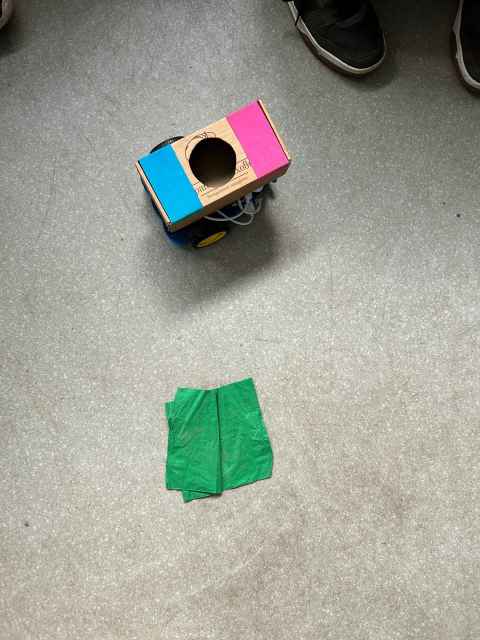
#> input picture image.png, 960 x 1280 px, given in place of the camera (shown at 1/2 size)
$ python camera.py
#> lines starting #> are read from the running program, lines starting #| are printed output that depends on the picture; after the words box and inside, x2 and y2 are one past the last pixel; in counts of white or black regions, pixels touching at a corner belong together
### src/system/camera.py
import cv2
import numpy as np
import math

class CameraProcessor:
    DEFAULT_HSV_RANGES = {
        "green": [40, 40, 40, 95, 255, 255],
        "pink": [140, 60, 80, 175, 255, 255],
        "blue": [95, 80, 80, 128, 255, 255],
    }

    OUTPUT_WINDOW_NAME = "Camera Debug Output"

    KERNEL_MORPH_OPEN = np.ones((5, 5), np.uint8)
    KERNEL_MORPH_CLOSE_5x5 = np.ones((5, 5), np.uint8)
    KERNEL_MORPH_CLOSE_7x7 = np.ones((7, 7), np.uint8)

    def __init__(self, process_frame_width=640, debug=False, initial_hsv_ranges=None):
#> in run_camera_processing, frame is the input picture: shape (1280, 960, 3); mean B, G, R 148.6, 159, 156.4
        self.process_frame_width = process_frame_width
        self.debug_mode = debug

        if initial_hsv_ranges is None:
            self.hsv_ranges = {k: list(v) for k, v in self.DEFAULT_HSV_RANGES.items()}
        else:
            self.hsv_ranges = {k: list(v) for k, v in initial_hsv_ranges.items()}

        if self.debug_mode:
            self._setup_debug_windows()

    def _setup_debug_windows(self):
        cv2.startWindowThread()
        cv2.namedWindow(self.OUTPUT_WINDOW_NAME, cv2.WINDOW_NORMAL)
        cv2.resizeWindow(self.OUTPUT_WINDOW_NAME, 960, 720)

    def _find_largest_contour_and_centroid(self, mask, min_area=30):
        contours, _ = cv2.findContours(mask, cv2.RETR_EXTERNAL, cv2.CHAIN_APPROX_SIMPLE)
        if not contours:
            return None, None

        largest_contour = None
        max_area = 0
        for c in contours:
            area = cv2.contourArea(c)
            if area > min_area and area > max_area:
                max_area = area
                largest_contour = c

        if largest_contour is None:
            return None, None

        M = cv2.moments(largest_contour)
        if M["m00"] == 0:
            return None, None

        cx = int(M["m10"] / M["m00"])
        cy = int(M["m01"] / M["m00"])
        return (cx, cy), largest_contour

    def get_processing_results(self, original_img, base_min_area_scale_factor=1.0):
#> called with base_min_area_scale_factor = 1
        scale_ratio = 1.0
        if self.process_frame_width and original_img.shape[1] > self.process_frame_width:
            scale_ratio = self.process_frame_width / original_img.shape[1]
#> scale_ratio = 0.667
            height = int(original_img.shape[0] * scale_ratio)
#> height = 853
            processed_img = cv2.resize(original_img, (self.process_frame_width, height), interpolation=cv2.INTER_AREA)
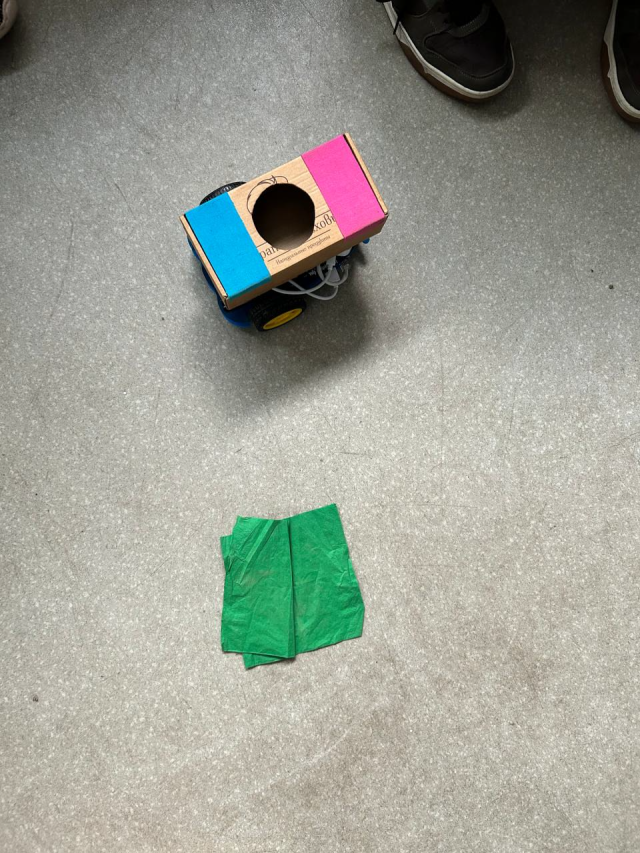
#> processed_img: shape (853, 640, 3); mean B, G, R 148.6, 159, 156.4
        else:
            processed_img = original_img.copy()

        current_min_area_scale = (scale_ratio ** 2) * base_min_area_scale_factor
#> current_min_area_scale = 0.444

        output_img = processed_img.copy() if self.debug_mode else None
        hsv_img = cv2.cvtColor(processed_img, cv2.COLOR_BGR2HSV)
#> hsv_img: shape (853, 640, 3); mean H, S, V 32.6, 33.6, 163

        current_hsv_cv = {}
        for color, values in self.hsv_ranges.items():
            current_hsv_cv[color] = (np.array(values[0:3]), np.array(values[3:6]))

        min_area_pink_blue = int(50 * current_min_area_scale)
#> min_area_pink_blue = 22
        min_area_green = int(100 * current_min_area_scale)
#> min_area_green = 44

        lower_pink, upper_pink = current_hsv_cv["pink"]
        mask_pink = cv2.inRange(hsv_img, lower_pink, upper_pink)
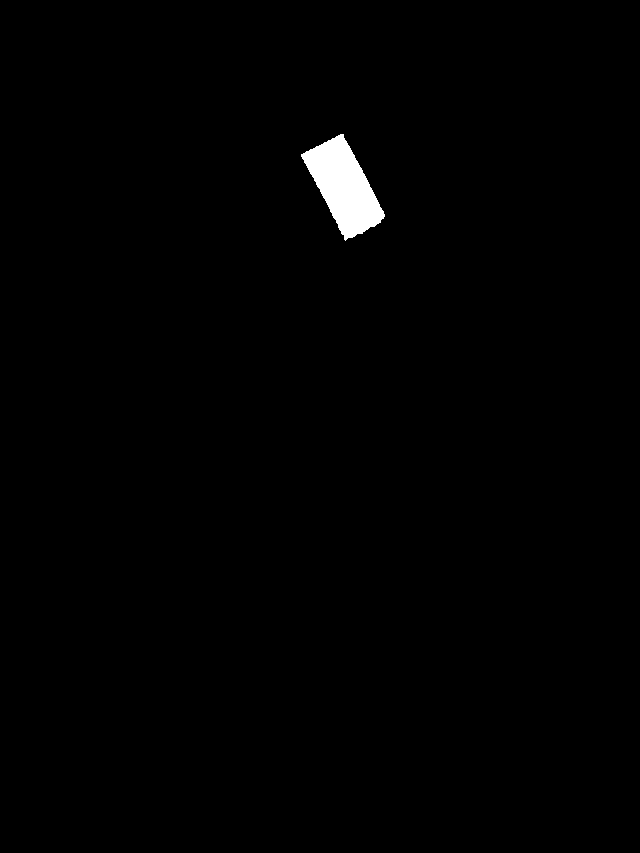
#> mask_pink: shape (853, 640); 0.83% white; 1 white region, box (x1, y1, x2, y2) and area: (301, 134, 385, 241) 4558
        mask_pink = cv2.morphologyEx(mask_pink, cv2.MORPH_OPEN, self.KERNEL_MORPH_OPEN)
#> mask_pink: shape (853, 640); 0.83% white; 1 white region
        mask_pink = cv2.morphologyEx(mask_pink, cv2.MORPH_CLOSE, self.KERNEL_MORPH_CLOSE_5x5)
        centroid_pink, _ = self._find_largest_contour_and_centroid(mask_pink, min_area=min_area_pink_blue)
#> in _find_largest_contour_and_centroid, `contours, _ = cv2.findContours(mask, cv2.RETR_EXTERNAL, cv2.CHAIN_APPR..`: contours = 1 contour; box (x1, y1, x2, y2) and area: (302, 135, 384, 238) 4414
#> the loop in _find_largest_contour_and_centroid, `for c in contours:` made 1 pass
#> (area, max_area) on pass 1: (4414, 4414)
#> after the loop in _find_largest_contour_and_centroid, `for c in contours:`: largest_contour = contour of 163 points, box (x1, y1, x2, y2) (302, 135, 384, 238), area 4414; max_area = 4414
#> in _find_largest_contour_and_centroid, `M = cv2.moments(largest_contour)`: M = moments, m00 4414, centre m10/m00, m01/m00 = (343.5, 186.3)
#> in _find_largest_contour_and_centroid, `cx = int(M["m10"] / M["m00"])`: cx = 343
#> in _find_largest_contour_and_centroid, `cy = int(M["m01"] / M["m00"])`: cy = 186
#> centroid_pink = (343, 186)

        lower_blue, upper_blue = current_hsv_cv["blue"]
        mask_blue = cv2.inRange(hsv_img, lower_blue, upper_blue)
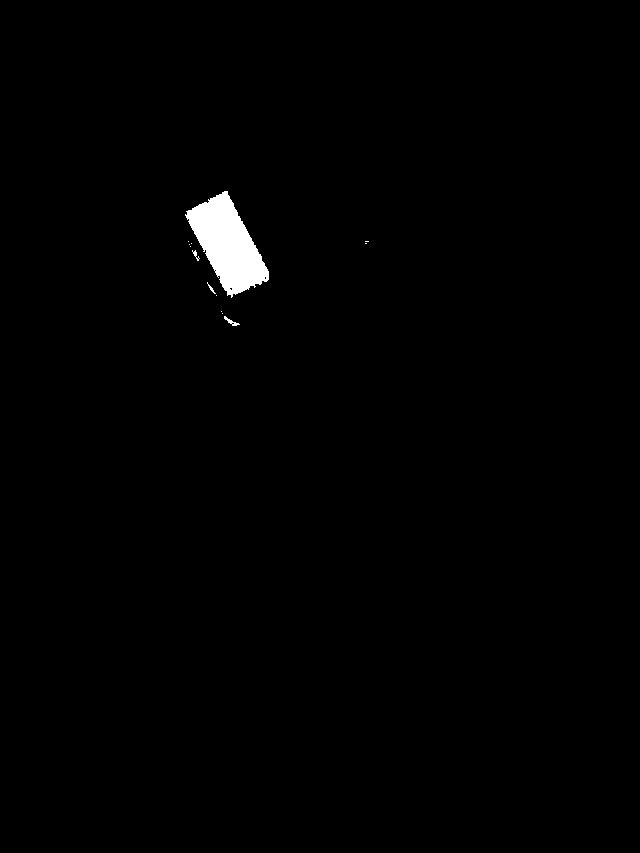
#> mask_blue: shape (853, 640); 0.87% white; 13 white regions (9 under 20 px), largest, box (x1, y1, x2, y2) and area: (185, 191, 269, 298) 4622, (224, 316, 240, 326) 52, (192, 250, 200, 261) 30, (207, 282, 216, 294) 25
        mask_blue = cv2.morphologyEx(mask_blue, cv2.MORPH_OPEN, self.KERNEL_MORPH_OPEN)
#> mask_blue: shape (853, 640); 0.84% white; 1 white region, box (x1, y1, x2, y2) and area: (187, 192, 269, 295) 4565
        mask_blue = cv2.morphologyEx(mask_blue, cv2.MORPH_CLOSE, self.KERNEL_MORPH_CLOSE_5x5)
#> mask_blue: shape (853, 640); 0.84% white; 1 white region
        centroid_blue, _ = self._find_largest_contour_and_centroid(mask_blue, min_area=min_area_pink_blue)
#> in _find_largest_contour_and_centroid (call 2), `contours, _ = cv2.findContours(mask, cv2.RETR_EXTERNAL, cv2.CHAIN_APPR..`: contours = 1 contour; box (x1, y1, x2, y2) and area: (187, 192, 269, 295) 4432
#> the loop in _find_largest_contour_and_centroid (call 2), `for c in contours:` made 1 pass
#> (area, max_area) on pass 1: (4432.5, 4432.5)
#> centroid_blue = (227, 243)

        robot_center = None
        robot_heading_rad = None
        distance_to_target = None
        angle_to_target_deg = None

        if centroid_pink and self.debug_mode and output_img is not None:
            cv2.circle(output_img, centroid_pink, 5, (203, 192, 255), -1)
#> output_img: shape (853, 640, 3); 0.01% of pixels changed, all inside (x1, y1, x2, y2) = (338, 181, 349, 192)
        if centroid_blue and self.debug_mode and output_img is not None:
            cv2.circle(output_img, centroid_blue, 5, (255, 192, 203), -1)
#> output_img: shape (853, 640, 3); mean B, G, R 148.6, 159, 156.4

        if centroid_pink and centroid_blue:
            if self.debug_mode and output_img is not None:
                cv2.line(output_img, centroid_pink, centroid_blue, (255, 0, 255), 2)
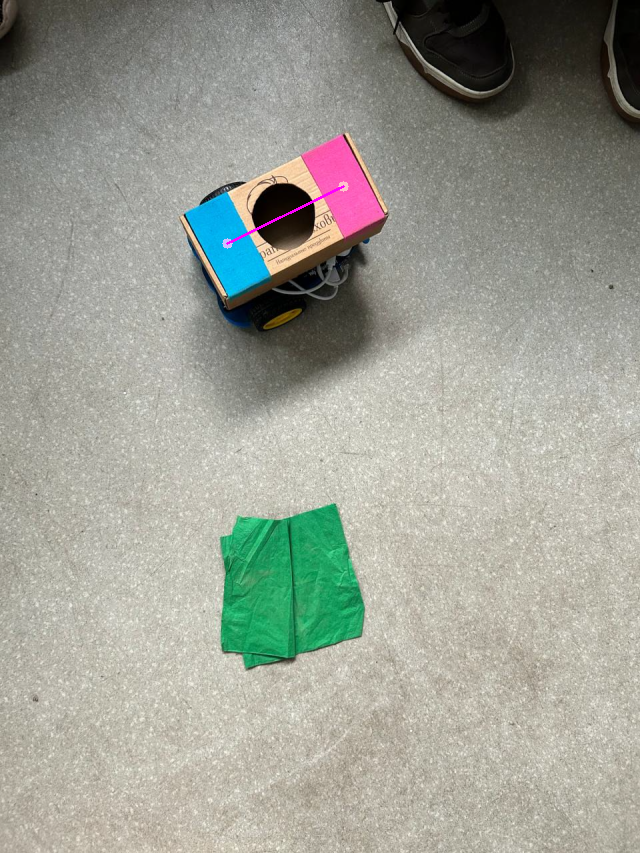
#> output_img: shape (853, 640, 3); mean B, G, R 148.7, 159, 156.5

            robot_center_x = (centroid_pink[0] + centroid_blue[0]) // 2
#> robot_center_x = 285
            robot_center_y = (centroid_pink[1] + centroid_blue[1]) // 2
#> robot_center_y = 214
            robot_center = (robot_center_x, robot_center_y)
#> robot_center = (285, 214)
            if self.debug_mode and output_img is not None:
                cv2.circle(output_img, robot_center, 5, (255, 255, 0), -1)
#> output_img: shape (853, 640, 3); 0.01% of pixels changed, all inside (x1, y1, x2, y2) = (280, 209, 291, 220)

            robot_dx = centroid_pink[0] - centroid_blue[0]
#> robot_dx = 116
            robot_dy = centroid_pink[1] - centroid_blue[1]
#> robot_dy = -57
            robot_heading_rad = math.atan2(-robot_dy, robot_dx)
#> robot_heading_rad = 0.457

        lower_green, upper_green = current_hsv_cv["green"]
        mask_green = cv2.inRange(hsv_img, lower_green, upper_green)
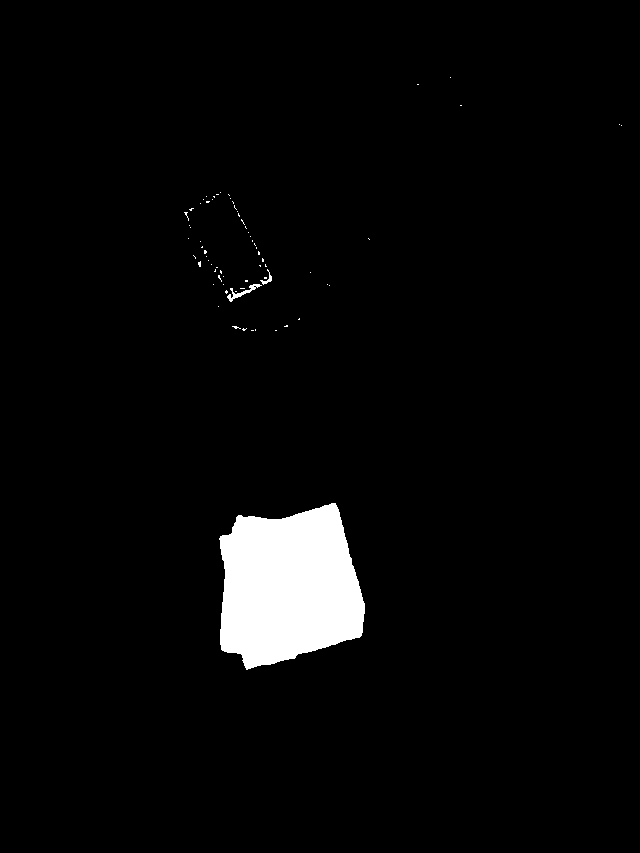
#> mask_green: shape (853, 640); 3.5% white; 70 white regions (67 under 20 px), largest, box (x1, y1, x2, y2) and area: (219, 503, 365, 670) 18547, (227, 284, 262, 302) 157, (260, 269, 272, 285) 52
        mask_green = cv2.morphologyEx(mask_green, cv2.MORPH_OPEN, self.KERNEL_MORPH_OPEN)
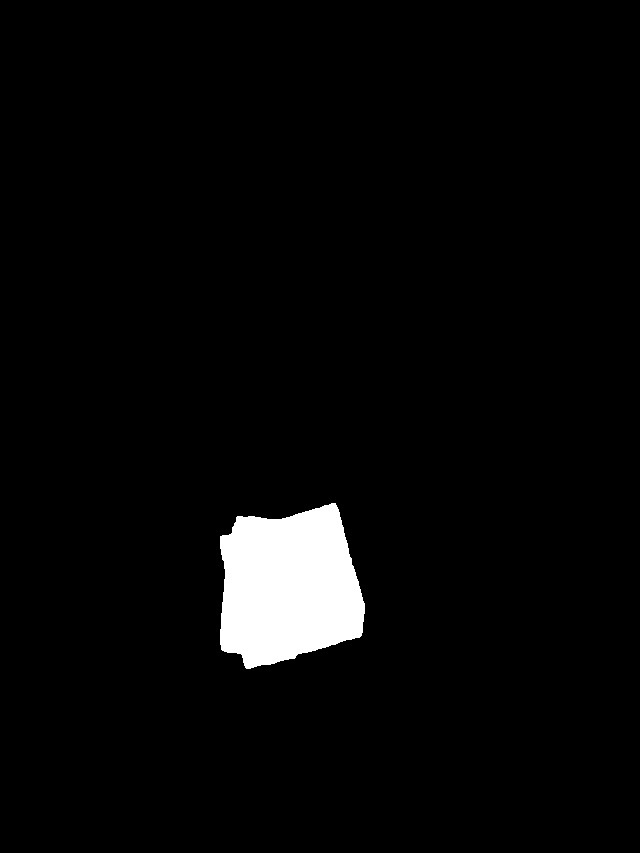
#> mask_green: shape (853, 640); 3.4% white; 1 white region, box (x1, y1, x2, y2) and area: (220, 503, 365, 669) 18538
        mask_green = cv2.morphologyEx(mask_green, cv2.MORPH_CLOSE, self.KERNEL_MORPH_CLOSE_7x7)
#> mask_green: shape (853, 640); 3.4% white; 1 white region
        centroid_green, _ = self._find_largest_contour_and_centroid(mask_green, min_area=min_area_green)
#> in _find_largest_contour_and_centroid (call 3), `contours, _ = cv2.findContours(mask, cv2.RETR_EXTERNAL, cv2.CHAIN_APPR..`: contours = 1 contour; box (x1, y1, x2, y2) and area: (220, 503, 365, 669) 18282
#> centroid_green = (288, 586)

        if centroid_green and self.debug_mode and output_img is not None:
            cv2.circle(output_img, centroid_green, 5, (0, 255, 0), -1)
#> output_img: shape (853, 640, 3); mean B, G, R 148.7, 159, 156.5

        if robot_center and centroid_green:
            if self.debug_mode and output_img is not None:
                cv2.line(output_img, robot_center, centroid_green, (0, 255, 255), 2)

            distance_to_target = math.hypot(centroid_green[0] - robot_center[0], centroid_green[1] - robot_center[1])
#> distance_to_target = 372

            target_dx = centroid_green[0] - robot_center[0]
#> target_dx = 3
            target_dy = centroid_green[1] - robot_center[1]
#> target_dy = 372
            world_angle_to_target_rad = math.atan2(-target_dy, target_dx)
#> world_angle_to_target_rad = -1.56

            if robot_heading_rad is not None:
                steer_angle_rad = world_angle_to_target_rad - robot_heading_rad
#> steer_angle_rad = -2.02
                steer_angle_rad = (steer_angle_rad + math.pi) % (2 * math.pi) - math.pi
                angle_to_target_deg = math.degrees(steer_angle_rad)
#> angle_to_target_deg = -115.7
            else:
                angle_to_target_deg = math.degrees(world_angle_to_target_rad)

            if self.debug_mode and output_img is not None:
                mid_line_x = (robot_center[0] + centroid_green[0]) // 2
#> mid_line_x = 286
                mid_line_y = (robot_center[1] + centroid_green[1]) // 2
#> mid_line_y = 400

                dist_text = f"Dist: {distance_to_target:.0f}px"
#> dist_text = 'Dist: 372px'
                angle_text = f"Angle: {angle_to_target_deg:.0f}deg"
#> angle_text = 'Angle: -116deg'

                font_scale = 0.5
                thickness = 1
                cv2.putText(output_img, dist_text, (mid_line_x + 5, mid_line_y - 5),
                            cv2.FONT_HERSHEY_SIMPLEX, font_scale, (0,0,0), thickness + 1, cv2.LINE_AA)
                cv2.putText(output_img, dist_text, (mid_line_x + 5, mid_line_y - 5),
                            cv2.FONT_HERSHEY_SIMPLEX, font_scale, (255, 255, 255), thickness, cv2.LINE_AA)

                cv2.putText(output_img, angle_text, (mid_line_x + 5, mid_line_y + 15),
                            cv2.FONT_HERSHEY_SIMPLEX, font_scale, (0,0,0), thickness + 1, cv2.LINE_AA)
                cv2.putText(output_img, angle_text, (mid_line_x + 5, mid_line_y + 15),
                            cv2.FONT_HERSHEY_SIMPLEX, font_scale, (255, 255, 255), thickness, cv2.LINE_AA)
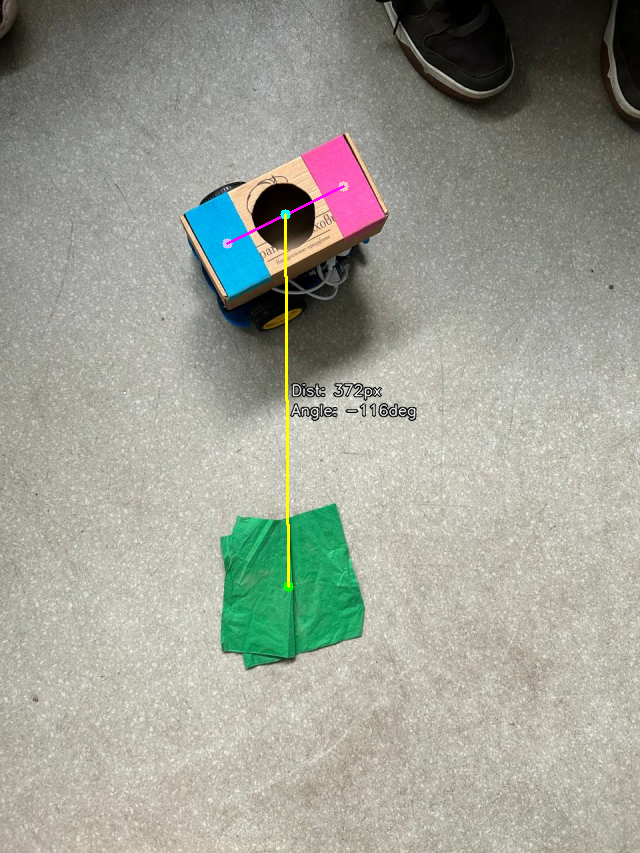
#> output_img: shape (853, 640, 3); mean B, G, R 148.2, 158.9, 156.5

        if self.debug_mode and output_img is not None:
            cv2.imshow(self.OUTPUT_WINDOW_NAME, output_img)

        results = {
            "robot_center_uv": robot_center,
            "robot_heading_rad": robot_heading_rad,
            "target_center_uv": centroid_green,
            "distance_px": distance_to_target,
            "angle_to_target_deg": angle_to_target_deg,
            "scale_ratio": scale_ratio
        }
#> results = {'robot_center_uv': (285, 214), 'robot_heading_rad': 0.457, 'target_center_uv': (288, 586), 'distance_px': 372, 'angle_to_target_deg': -115.7, 'scale_ratio': 0.667}
        return results

    def get_current_hsv_ranges(self):
        return self.hsv_ranges

    def release_windows(self):
        if self.debug_mode:
            if cv2.getWindowProperty(self.OUTPUT_WINDOW_NAME, cv2.WND_PROP_VISIBLE) >= 1:
                cv2.destroyWindow(self.OUTPUT_WINDOW_NAME)

### src/check/camera.py
import cv2
from system.camera import CameraProcessor

def run_camera_processing():
    processor = CameraProcessor(debug=True, process_frame_width=640)

    cap = cv2.VideoCapture(0)
    if not cap.isOpened():
        print("Ошибка: Не удалось открыть веб-камеру.")
        return

    try:
        while True:
            ret, frame = cap.read()
            if not ret:
                print("Ошибка: Не удалось получить кадр с веб-камеры.")
                break

            results = processor.get_processing_results(frame)

            distance_px = results.get("distance_px")
#> distance_px = 372
            angle_deg = results.get("angle_to_target_deg")
#> angle_deg = -115.7

            dist_str = f"{distance_px:.1f} px" if distance_px is not None else "N/A"
#> dist_str = '372.0 px'
            angle_str = f"{angle_deg:.1f} deg" if angle_deg is not None else "N/A"
#> angle_str = '-115.7 deg'

            print(f"Расстояние до цели: {dist_str}, Угол до цели: {angle_str}")
#| Расстояние до цели: 372.0 px, Угол до цели: -115.7 deg

            key = cv2.waitKey(1) & 0xFF
#> (key q is pressed here)
            if key == ord('q'):
                break

    finally:
        cap.release()
        if processor.debug_mode:
            final_hsv = processor.get_current_hsv_ranges()
            print("\nИтоговые HSV диапазоны (если debug=True):")
            for color_name, values in final_hsv.items():
                print(f'    "{color_name}": [{values[0]}, {values[1]}, {values[2]}, {values[3]}, {values[4]}, {values[5]}],')

            processor.release_windows()

        cv2.destroyAllWindows()
        print("Веб-камера освобождена, окна закрыты.")

if __name__ == "__main__":
    run_camera_processing()
